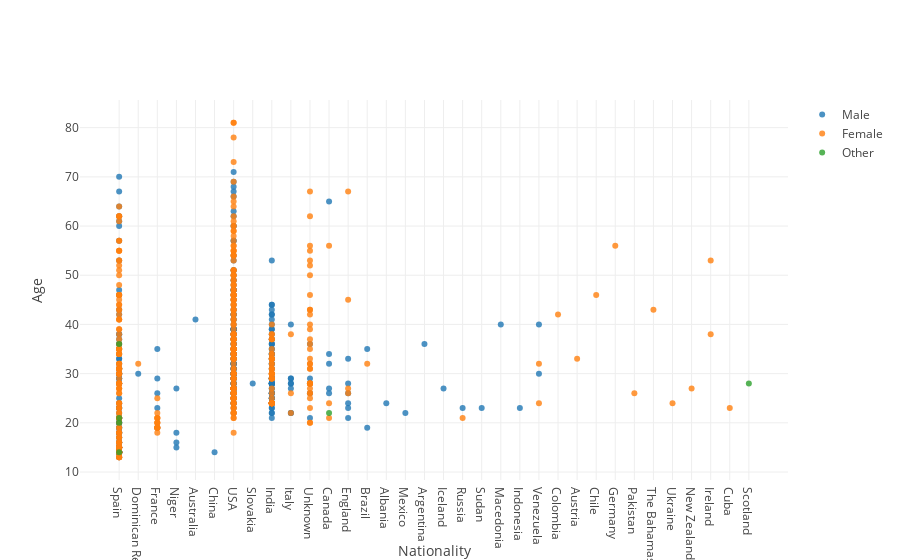

Notebook source saved alongside this figure:
### Markdown cell above
## Distribution of age based on nationality and gender

### Code cell
fig8 = {
    'data': [
        {
            'x': data_complete_nationality[data_complete_nationality['Gender'] == gender]['Nationality'],
            'y': data_complete_nationality[data_complete_nationality['Gender'] == gender]['Age'],
            'name': gender, 'mode': 'markers',
            'marker': dict(
                opacity=np.full((len(data_complete_nationality.index), 1), 0.8),
                # size=data_complete_en[(data_complete_en['Gender'] == gender)]['Age'].value_counts()
            ),
            'name': names_gender[gender]
        } for gender in data_complete_nationality['Gender'].unique()
    ],
    'layout': {
        'xaxis': {
            'title': 'Nationality',
            # 'tickvals': tickvalsX,
            # 'ticktext': ticktextX
        },
        'yaxis': {'title': "Age"}

    }
}

iplot(fig8)
plt.show()

### Figure 1 — Plotly figure (JSON) as saved in the notebook; plotly's stock layout.template omitted (floating-point values rounded to 4 significant figures; data arrays with more than 128 entries replaced by an {"elided": "..."} marker saying what was removed)
{"data": [{"marker": {"opacity": {"elided": "767x1 float values"}}, "mode": "markers", "name": "Male", "type": "scatter", "uid": "e327bfa4-9291-4c26-9cba-49b72e4dc0f5", "x": {"elided": "358 str values"}, "y": {"elided": "358 int values"}}, {"marker": {"opacity": {"elided": "767x1 float values"}}, "mode": "markers", "name": "Female", "type": "scatter", "uid": "44a95113-bd14-4d53-8393-0fda11dd680c", "x": {"elided": "403 str values"}, "y": {"elided": "403 int values"}}, {"marker": {"opacity": {"elided": "767x1 float values"}}, "mode": "markers", "name": "Other", "type": "scatter", "uid": "6c2d7986-e082-493a-ae49-d498b1dc1406", "x": ["Spain", "Spain", "Spain", "Canada", "Spain", "Scotland"], "y": [20, 36, 14, 22, 21, 28]}], "layout": {"xaxis": {"title": {"text": "Nationality"}}, "yaxis": {"title": {"text": "Age"}}}}
